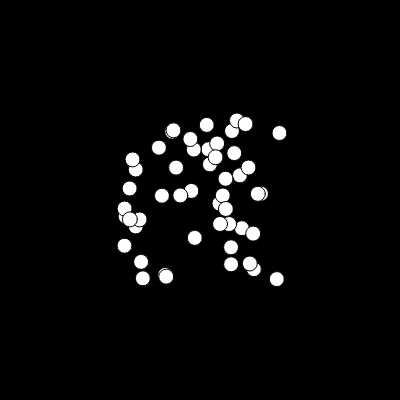
Frame 1 (no input)
Frame 60 (no input): identical to frame 1, image omitted
Frame 120 (the mouse pressed at the canvas centre since frame 60): identical to frame 1, image omitted

The p5.js sketch that drew this single still picture (run headless with seeded random() and noise() and a simulated clock; from frame 60 on, the mouse is pressed at the canvas centre):

// p5.js sketch
// ── sketch.js
let width = 400, height = 400;
let stars = [];

function setup() {
  createCanvas(width, height);
  for (let i = 0; i < 50; i++){
    stars[i] = createVector(
      random(-width*2, width*2),
      random(-height*2, height*2),
      10
    );
  }
}

function draw() {
  background(0);
  fill(255);

  //중앙으로 올 수 있게 원점 변경
  translate(width/2, height/2);
  for (let star of stars) {
    let x = star.x / star.z;
    let y = star.y / star.z;

    let d = 15//map(star.z, 0, 400, 1, 10);
    circle(x, y, d);

    //star.z += 1;
  }
}
